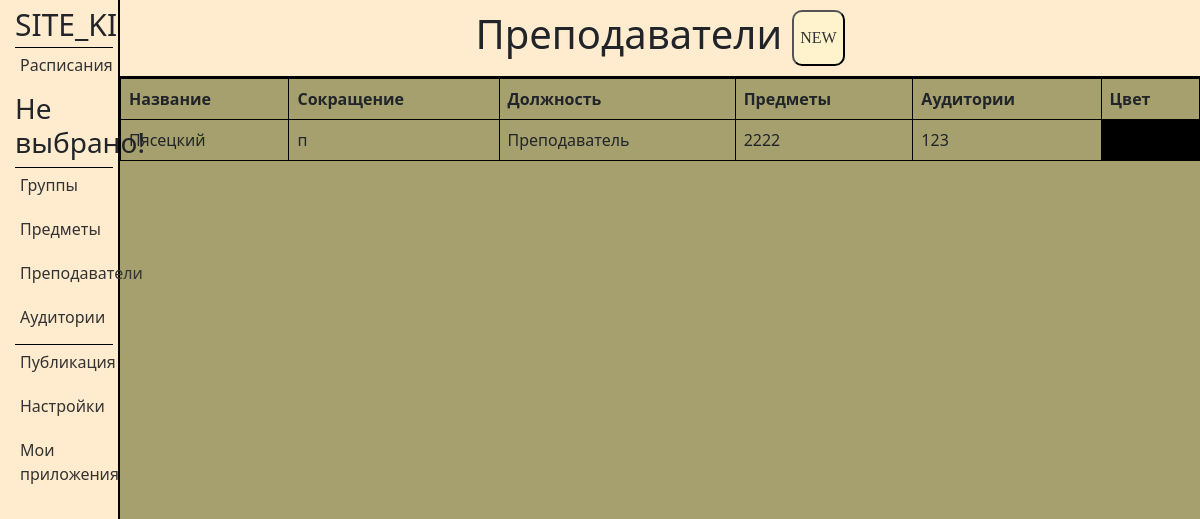
Page /applications/7/teachers/ on the earlier database version.
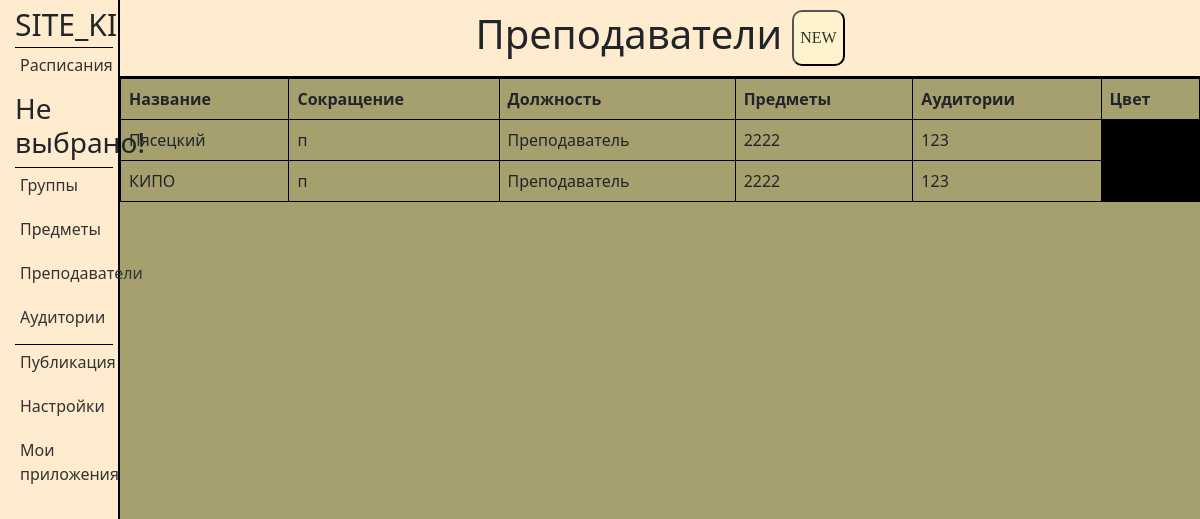
Same page on the later database version.
### applications/models.py (models this page shows, shortened)
class Teachers(models.Model):
    name = models.CharField('Преподаватель', max_length=50)
    abbreviation = models.CharField('Сокращение', max_length=50)
    position = models.CharField('Должность', max_length=50)
    subjects = models.ManyToManyField(Subjects)
    cabinets = models.ManyToManyField(Cabinets)
    color = models.CharField('Цвет', max_length=50)
    application_id = models.ForeignKey(Applications, on_delete=models.CASCADE, related_name='Teachers')
    class Meta:
        verbose_name = 'Преподаватель'
        verbose_name_plural = 'Преподаватели'

class Subjects(models.Model):
    title = models.CharField('Название', max_length=50)
    abbreviation = models.CharField('Сокращение', max_length=50)
    cabinets = models.CharField('Аудитории', max_length=50)
    color = models.CharField('Цвет', max_length=50)
    application_id = models.ForeignKey(Applications, on_delete=models.CASCADE, related_name='Subjects')
    def __str__(self):
        return self.title
    class Meta:
        verbose_name = 'Предмет'
        verbose_name_plural = 'Предметы'

class Cabinets(models.Model):
    title = models.CharField('Название', max_length=50)
    abbreviation = models.CharField('Сокращение', max_length=50)
    seat_number = models.CharField('Количество мест', max_length=50)
    building = models.CharField('Корпус', max_length=50)
    color = models.CharField('Цвет', max_length=50)
    application_id = models.ForeignKey(Applications, on_delete=models.CASCADE, related_name='Cabinets')
    def __str__(self):
        return self.title
    class Meta:
        verbose_name = 'Аудитория'
        verbose_name_plural = 'Аудитории'

### applications/views.py (the view)
def teachers(request, app_id):
    return handle_form(request, app_id, Teachers, TeachersForm, 'applications/teachers.html')

### applications/views.py (called while the page is built)
def find_week_title(request):
    week_title = None
    if request.COOKIES.get('selectedElementId'):
        sched_id = request.COOKIES.get('selectedElementId')
        sched_instance = Schedules.objects.get(id=sched_id)
        week_title = sched_instance.title
    else:
        week_title = 'Не выбрано!'
    return week_title

### applications/templates/applications/teachers.html (shortened to what this page needs)
{% extends 'applications/layout.html' %}
{% load static %}
{% block content %}
<div class="features">
    <header>
        <h1>Преподаватели</h1>
        <button class="popup-btn" id="open_pop_up">NEW</button>
    </header>
   <table class="table">
    <thead>
        <tr>
            <th>Название</th>
            <th>Сокращение</th>
            <th>Должность</th>
            <th>Предметы</th>
            <th>Аудитории</th>
            <th>Цвет</th>
        </tr>
    </thead>
    <tbody>
        {% for el in groups %}
        <tr>
            <td>{{ el.name }}</td>
            <td>{{ el.abbreviation }}</td>
            <td>{{ el.position }}</td>
            <td>
               {{ el.subjects.all|join:", " }}
            </td>
            <td>
                {{ el.cabinets.all|join:", " }}
            </td>
            <td style="background-color:{{ el.color }}"></td>
        </tr>
        {% endfor %}
    </tbody>
</table>
</div>
{% endblock %}

### applications/templates/applications/layout.html (shortened to what this page needs)
{% load static %}
<!doctype html>
<html lang="en">
<head>
    <link rel="stylesheet" href="https://cdn.jsdelivr.net/npm/bootstrap@5.2.3/dist/css/bootstrap.min.css">
    <link rel="stylesheet" href="{% static 'applications/css/main.css' %}">
</head>
<body>
<aside class="sidebar">
    <span class="logo">SITE_KIPO</span>
    <ul class="nav">
        <li><a id="sched_link" href="/applications/{{ app_id }}/schedules">Расписания</a></li>
        <h3>{{ title }}</h3>
    </ul>
    <ul class="nav">
        <li><a href="/applications/{{ app_id }}/groups">Группы</a></li>
        <li><a href="/applications/{{ app_id }}/subjects">Предметы</a></li>
        <li><a href="/applications/{{ app_id }}/teachers">Преподаватели</a></li>
        <li><a href="/applications/{{ app_id }}/cabinets">Аудитории</a></li>
    </ul>
    <ul class="nav">
        <li><a href="/applications/{{ app_id }}/publication">Публикация</a></li>
        <li><a href="/applications/{{ app_id }}/settings">Настройки</a></li>
        <li><a href="{% url 'home' %}">Мои приложения</a></li>
    </ul>
</aside>
{% block content %}
{% endblock %}
</body>
</html>

### applications/static/applications/css/main.css (style rules this page uses)
:root { --main-background: #a5a06e; --second-background: blanchedalmond; --border: black; --text: #333; --popup-background: rgba(0,0,0,0.8); --white: #fff3cd; --output-background-color: transparent; --table-border-color: black; }
header { display: flex; justify-content: center; min-width: 100%; background-color: var(--second-background); padding: 10px 0px 10px 0px; border-bottom: 2px solid var(--border); }
body { display: flex; background-color: var(--main-background); }
.features { width: 100%; }
.sidebar { float: left; width: 10%; background-color: var(--second-background); padding: 2px 5px 0px 15px; height: 100vh; border-right: 2px solid var(--border); }
.nav { border-top: 1px solid var(--border); list-style-type: none; padding: 0; margin: 0; }
.nav li { margin-bottom: 10px; }
.nav li a { display: block; text-decoration: none; color: var(--text); padding: 5px; border-radius: 5px; }
ul.nav { display: block; }
aside .logo { font-size: 30px; font-weight: bolt; }
.popup-btn { text-align: center; font-family: Monserrat; background-color: #fff3cd; border-radius: 10px; border-color: var(--border); text-decoration: none; font-weight: 500; color: var(--text); }
button#open_pop_up { margin-left: 10px; }
.table>:not(caption)>*>* { padding: 0.5rem 0.5rem; background-color: var(--bs-table-bg); border: 1px solid black; box-shadow: inset 0 0 0 9999px var(--bs-table-accent-bg); }
table.table { width: 100%; margin: auto; }

Differences in the rows shown:
added Teachers: name "КИПО", abbreviation "п", position "Преподаватель", subjects.all "2222", cabinets.all "123"
